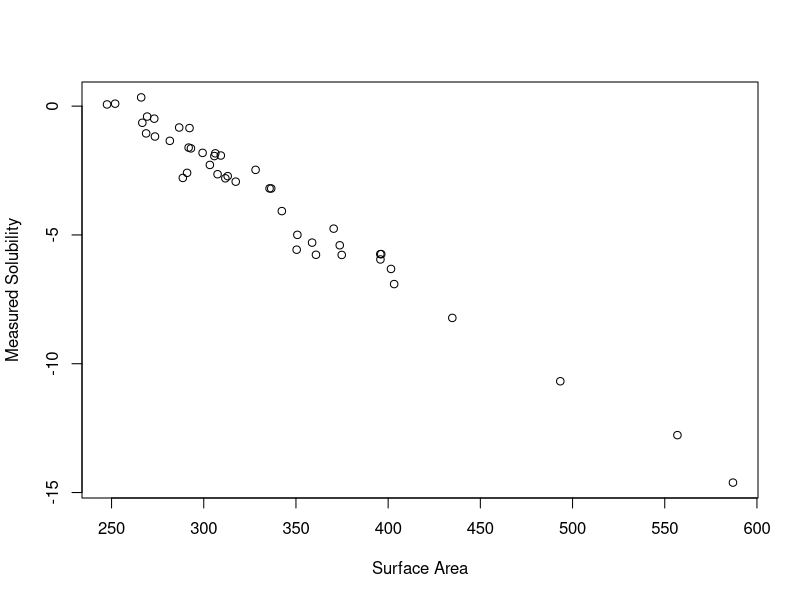
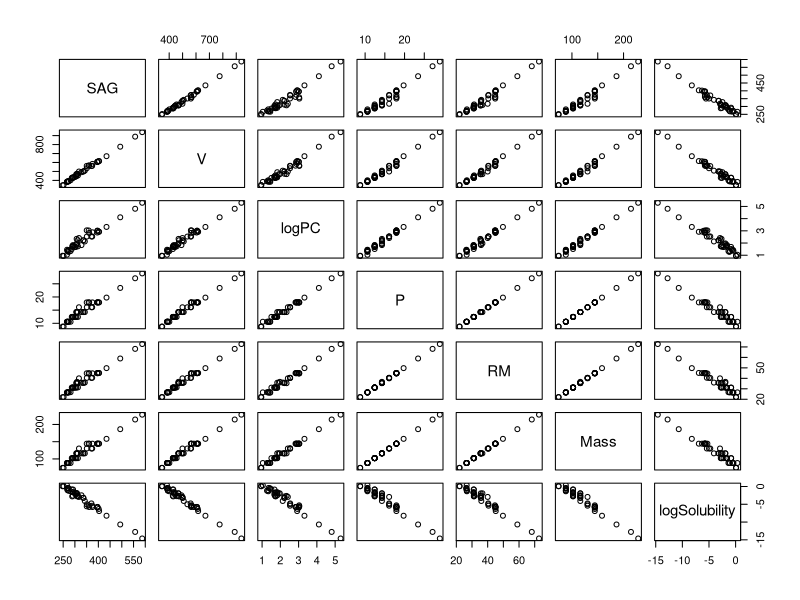
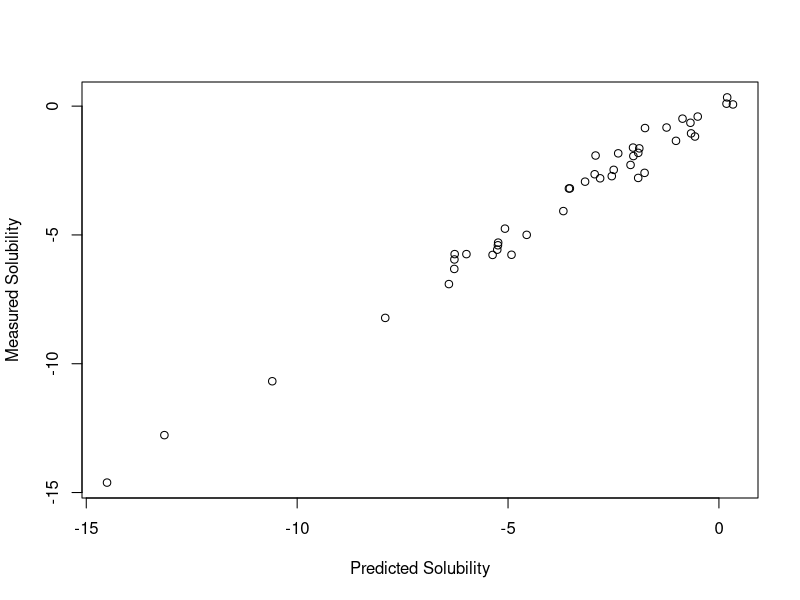

The R source for these figures, in order:
## ---- chunk 1
library(robustbase)
data(alcohol)
plot(logSolubility ~ SAG, data = alcohol, xlab = 'Surface Area', ylab = 'Measured Solubility' )

## ---- chunk 2
pairs(alcohol)
## ---- chunk 3
model2 <- lm(logSolubility ~ ., data = alcohol)
pred <- predict.lm(model2, alcohol)
plot(pred, alcohol$logSolubility, xlab = 'Predicted Solubility', ylab = 'Measured Solubility')
